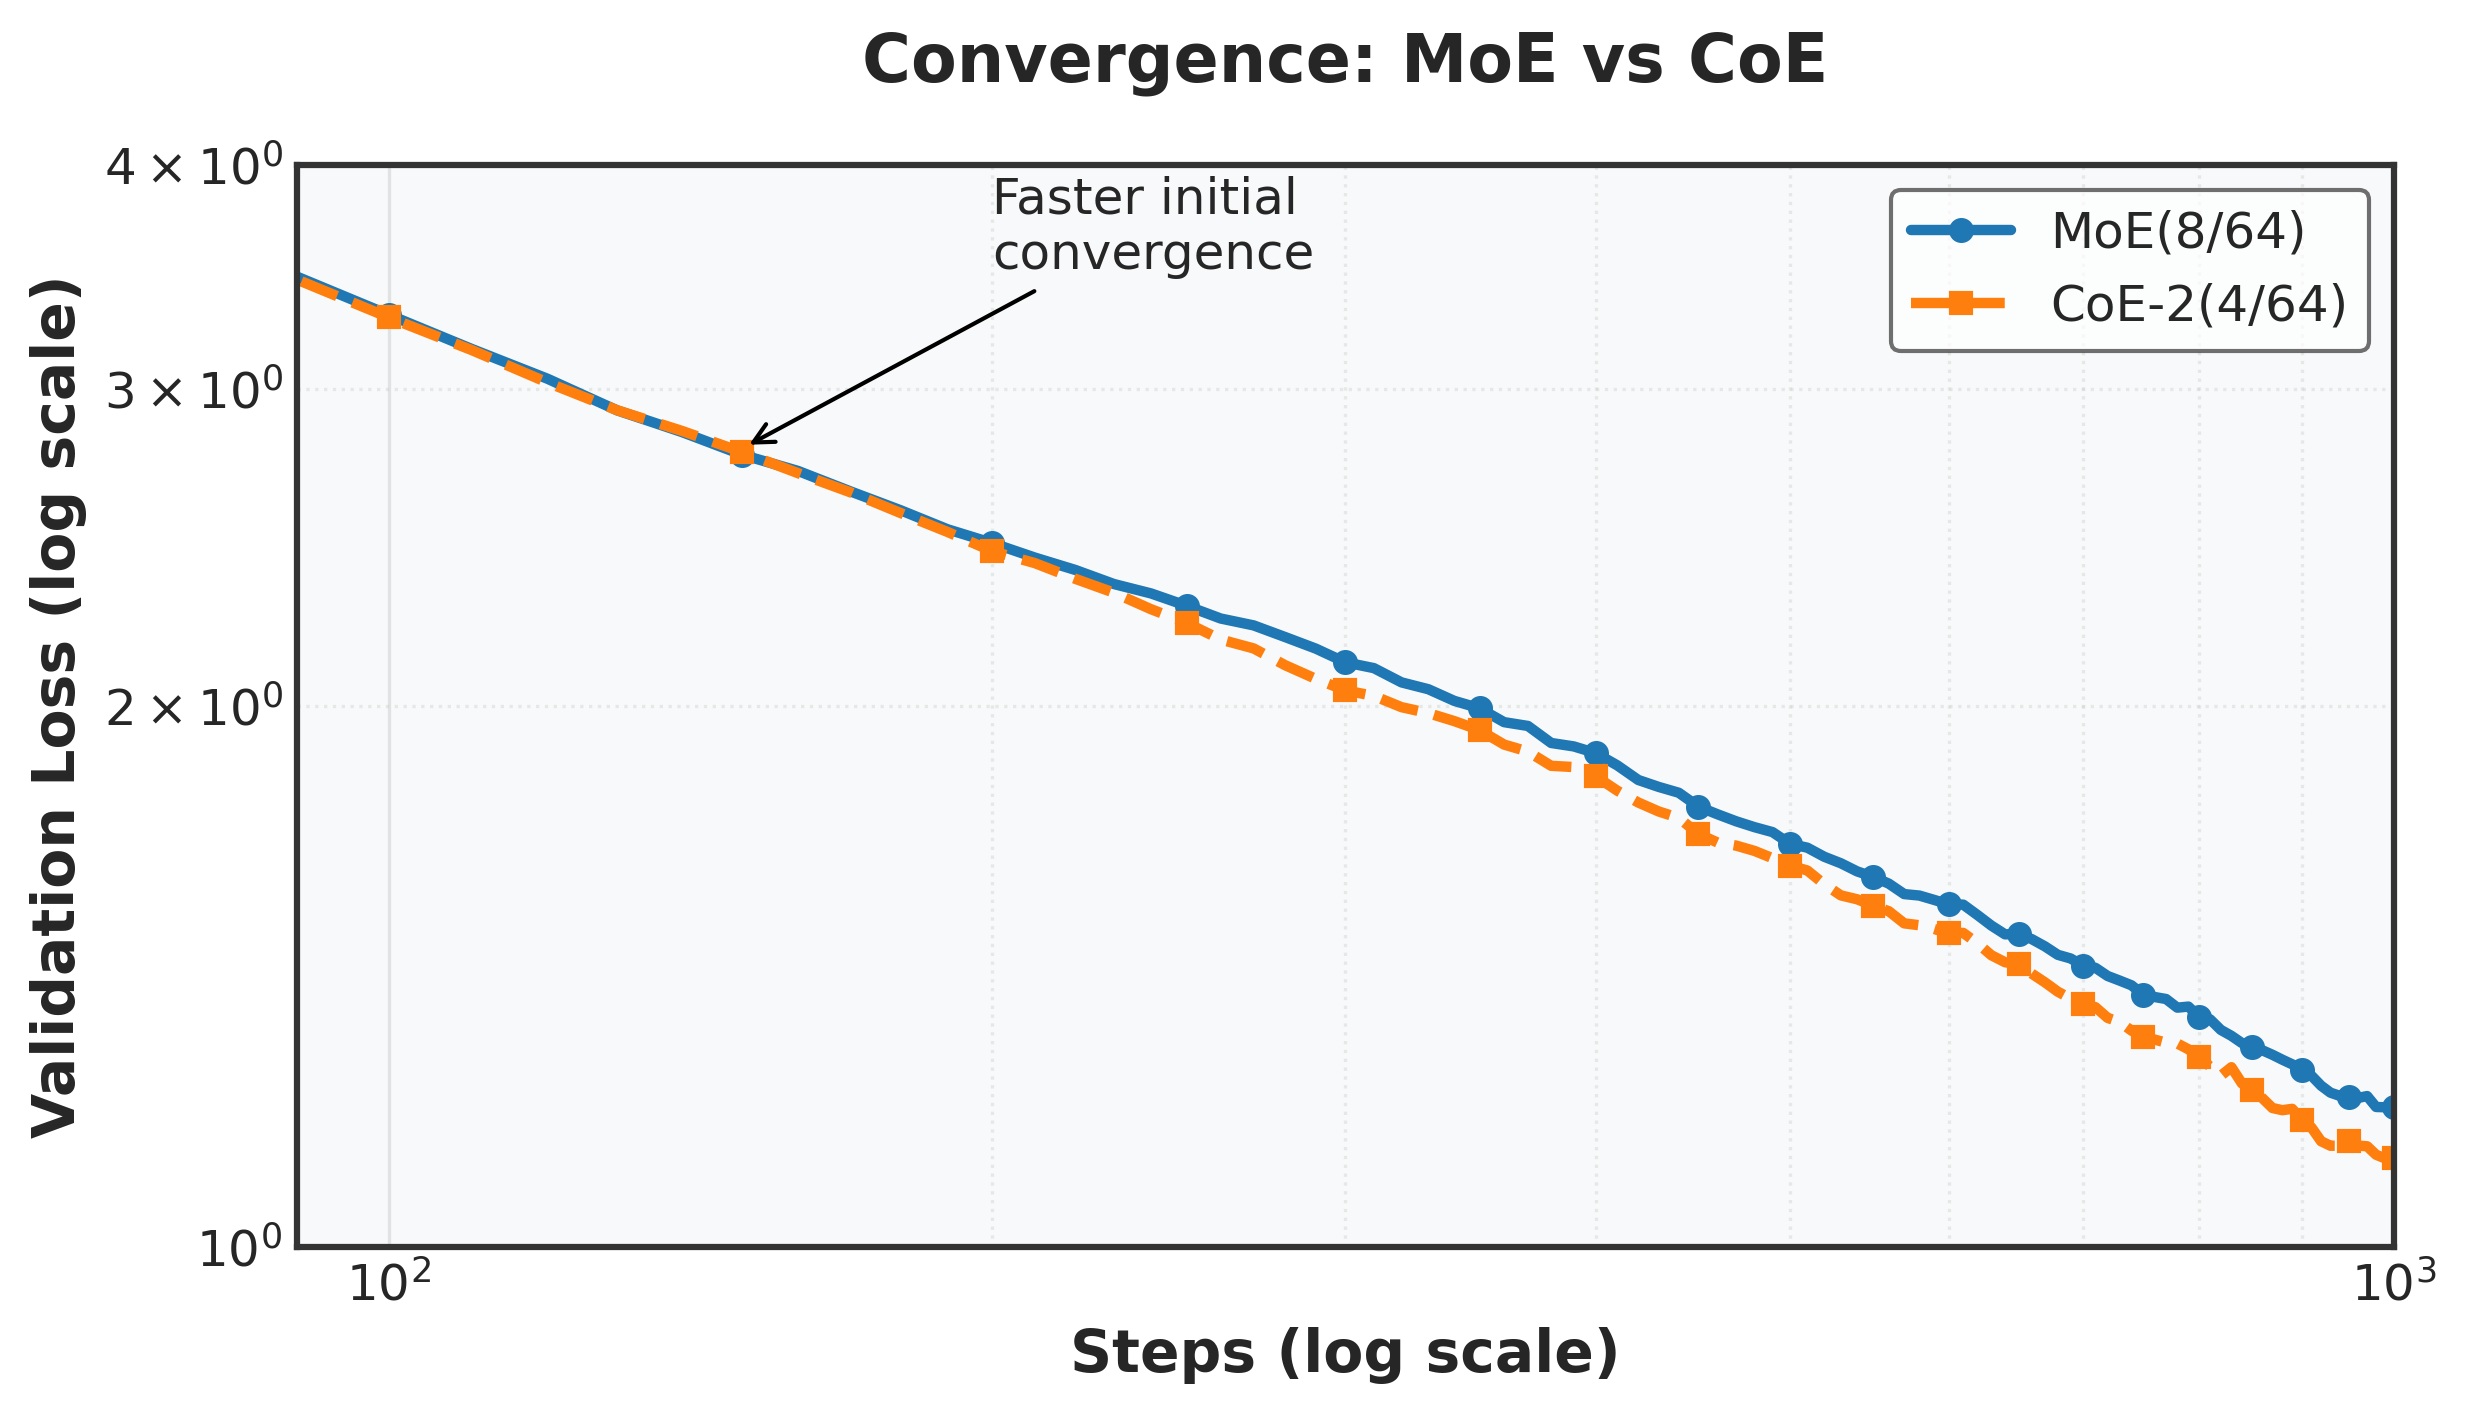

Python code for this plot:
import matplotlib.pyplot as plt
import numpy as np
import matplotlib as mpl
plt.style.use('seaborn-v0_8-whitegrid')
# mpl.rcParams['font.family'] = 'Arial'
mpl.rcParams['font.size'] = 12
mpl.rcParams['axes.linewidth'] = 1.5
mpl.rcParams['axes.edgecolor'] = '#333333'

# Data extraction from the provided table
steps = np.array([i for i in range(10, 1010, 10)])

# Read data from the TSV file
import pandas as pd

# Load the data
data = pd.read_csv('data.tsv', sep='\t')

# Extract steps and values
steps = data['Step'].values
moe_values = data['64ept-8tpk-1itr'].values  # MoE data (assuming this is MoE)
coe_values = data['64ept-8tpk-2itr'].values  # CoE data (assuming this is CoE-2)


# Plot
plt.figure(figsize=(12*0.7, 7*0.7))

# Only include data from step 100 onward
start_idx = 4  # Index for step 100

# Create plot with log scales
plt.loglog(steps[start_idx:], moe_values[start_idx:], 
           label='MoE(8/64)', 
           linestyle='-', 
           linewidth=2.5,
           marker='o',
           markersize=5,
           markevery=5,
           color='#1f77b4')

plt.loglog(steps[start_idx:], coe_values[start_idx:], 
           label='CoE-2(4/64)', 
           linestyle='--', 
           linewidth=2.5,
           marker='s',
           markersize=5,
           markevery=5,
           color='#ff7f0e')

# Add better labels and title
plt.xlabel('Steps (log scale)', fontweight='bold', fontsize=14)
plt.ylabel('Validation Loss (log scale)', fontweight='bold', fontsize=14)
plt.title('Convergence: MoE vs CoE', 
          fontweight='bold', fontsize=16, pad=20)

# Improve legend
plt.legend(frameon=True, fontsize=12, framealpha=0.7, 
           edgecolor='#333333', loc='upper right')

# Add minor grid lines
plt.grid(True, which='minor', linestyle=':', alpha=0.4)
plt.grid(True, which='major', linestyle='-', alpha=0.5)

# Add annotations for key points
plt.annotate('Faster initial\nconvergence', 
             xy=(150, 2.78), 
             xytext=(200, 3.5),
             arrowprops=dict(arrowstyle='->'),
             fontsize=12)

# Adjust axis limits to focus on the important part
plt.xlim(90, 1000)
plt.ylim(1, 4)

# Add a subtle background color
plt.gca().set_facecolor('#f8f9fa')

# Save with higher DPI for better quality
plt.tight_layout()
plt.savefig('plot.png', dpi=300, bbox_inches='tight')
# plt.show()